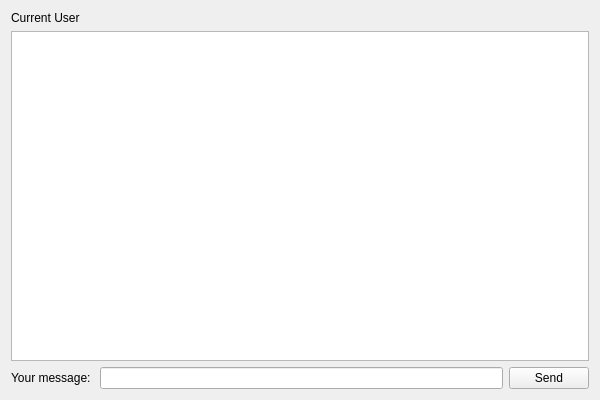
<?xml version="1.0" encoding="UTF-8"?>
<ui version="4.0">
 <class>ChatWindowClass</class>
 <widget class="QWidget" name="ChatWindowClass">
  <property name="geometry">
   <rect>
    <x>0</x>
    <y>0</y>
    <width>600</width>
    <height>400</height>
   </rect>
  </property>
  <property name="windowTitle">
   <string>ChatWindow</string>
  </property>
  <layout class="QVBoxLayout" name="verticalLayout">
   <item>
    <widget class="QLabel" name="currentUserLabel">
     <property name="text">
      <string>Current User</string>
     </property>
    </widget>
   </item>
   <item>
    <widget class="QListView" name="messagesListView">
     <property name="focusPolicy">
      <enum>Qt::NoFocus</enum>
     </property>
     <property name="selectionMode">
      <enum>QAbstractItemView::NoSelection</enum>
     </property>
     <property name="isWrapping" stdset="0">
      <bool>false</bool>
     </property>
     <property name="wordWrap">
      <bool>true</bool>
     </property>
    </widget>
   </item>
   <item>
    <layout class="QHBoxLayout" name="horizontalLayout">
     <item>
      <layout class="QFormLayout" name="formLayout">
       <item row="0" column="0">
        <widget class="QLabel" name="label_2">
         <property name="text">
          <string>Your message: </string>
         </property>
        </widget>
       </item>
       <item row="0" column="1">
        <widget class="QLineEdit" name="messageLineEdit"/>
       </item>
      </layout>
     </item>
     <item>
      <widget class="QPushButton" name="pushButton">
       <property name="text">
        <string>Send</string>
       </property>
      </widget>
     </item>
    </layout>
   </item>
  </layout>
 </widget>
 <layoutdefault spacing="6" margin="11"/>
 <resources>
  <include location="ChatWindow.qrc"/>
 </resources>
 <connections>
  <connection>
   <sender>pushButton</sender>
   <signal>released()</signal>
   <receiver>ChatWindowClass</receiver>
   <slot>sendMessage()</slot>
   <hints>
    <hint type="sourcelabel">
     <x>561</x>
     <y>375</y>
    </hint>
    <hint type="destinationlabel">
     <x>595</x>
     <y>374</y>
    </hint>
   </hints>
  </connection>
 </connections>
 <slots>
  <slot>sendMessage()</slot>
 </slots>
</ui>
